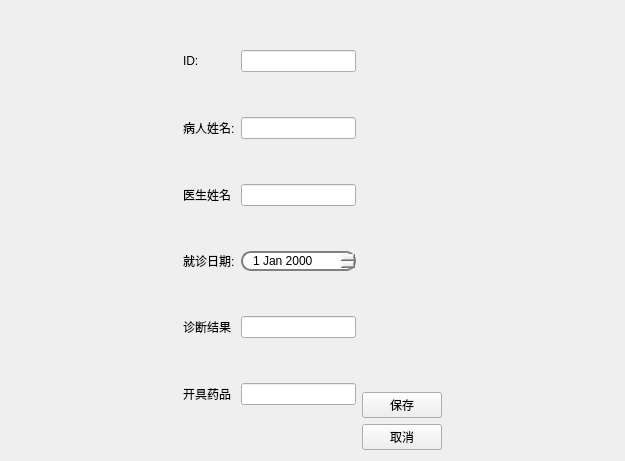
<?xml version="1.0" encoding="UTF-8"?>
<ui version="4.0">
 <class>VisitEditView</class>
 <widget class="QWidget" name="VisitEditView">
  <property name="geometry">
   <rect>
    <x>0</x>
    <y>0</y>
    <width>625</width>
    <height>461</height>
   </rect>
  </property>
  <property name="windowTitle">
   <string>就诊记录</string>
  </property>
  <layout class="QGridLayout" name="gridLayout_2">
   <item row="0" column="0">
    <spacer name="horizontalSpacer">
     <property name="orientation">
      <enum>Qt::Horizontal</enum>
     </property>
     <property name="sizeHint" stdset="0">
      <size>
       <width>84</width>
       <height>20</height>
      </size>
     </property>
    </spacer>
   </item>
   <item row="0" column="1" rowspan="2">
    <layout class="QGridLayout" name="gridLayout">
     <item row="5" column="2">
      <widget class="QLineEdit" name="dbEditMedicationList"/>
     </item>
     <item row="2" column="0">
      <widget class="QLabel" name="dbDname">
       <property name="text">
        <string>医生姓名</string>
       </property>
      </widget>
     </item>
     <item row="0" column="0">
      <widget class="QLabel" name="dbVisitID">
       <property name="text">
        <string>ID:</string>
       </property>
      </widget>
     </item>
     <item row="4" column="2">
      <widget class="QLineEdit" name="dbEditDiagnosis"/>
     </item>
     <item row="3" column="2">
      <widget class="QDateEdit" name="dbEditDate">
       <property name="styleSheet">
        <string notr="true"> border: 2px solid gray;
      border-radius: 10px;
      padding: 0 8px;</string>
       </property>
       <property name="calendarPopup">
        <bool>false</bool>
       </property>
      </widget>
     </item>
     <item row="4" column="0">
      <widget class="QLabel" name="dbDiagnosis">
       <property name="text">
        <string>诊断结果</string>
       </property>
      </widget>
     </item>
     <item row="1" column="0">
      <widget class="QLabel" name="dbPname">
       <property name="text">
        <string>病人姓名:</string>
       </property>
      </widget>
     </item>
     <item row="0" column="2">
      <widget class="QLineEdit" name="dbEditID"/>
     </item>
     <item row="3" column="0">
      <widget class="QLabel" name="dbDate">
       <property name="text">
        <string>就诊日期:</string>
       </property>
      </widget>
     </item>
     <item row="1" column="2">
      <widget class="QLineEdit" name="dbEditPname"/>
     </item>
     <item row="5" column="0">
      <widget class="QLabel" name="dbMedicationList">
       <property name="text">
        <string>开具药品</string>
       </property>
      </widget>
     </item>
     <item row="2" column="2">
      <widget class="QLineEdit" name="dbEditDname"/>
     </item>
    </layout>
   </item>
   <item row="0" column="2" rowspan="2">
    <layout class="QVBoxLayout" name="verticalLayout">
     <item>
      <spacer name="verticalSpacer">
       <property name="orientation">
        <enum>Qt::Vertical</enum>
       </property>
       <property name="sizeHint" stdset="0">
        <size>
         <width>20</width>
         <height>40</height>
        </size>
       </property>
      </spacer>
     </item>
     <item>
      <widget class="QPushButton" name="btSave">
       <property name="text">
        <string>保存</string>
       </property>
      </widget>
     </item>
     <item>
      <widget class="QPushButton" name="btCancel">
       <property name="text">
        <string>取消</string>
       </property>
      </widget>
     </item>
    </layout>
   </item>
   <item row="1" column="3">
    <spacer name="horizontalSpacer_2">
     <property name="orientation">
      <enum>Qt::Horizontal</enum>
     </property>
     <property name="sizeHint" stdset="0">
      <size>
       <width>83</width>
       <height>20</height>
      </size>
     </property>
    </spacer>
   </item>
  </layout>
 </widget>
 <resources/>
 <connections/>
</ui>
